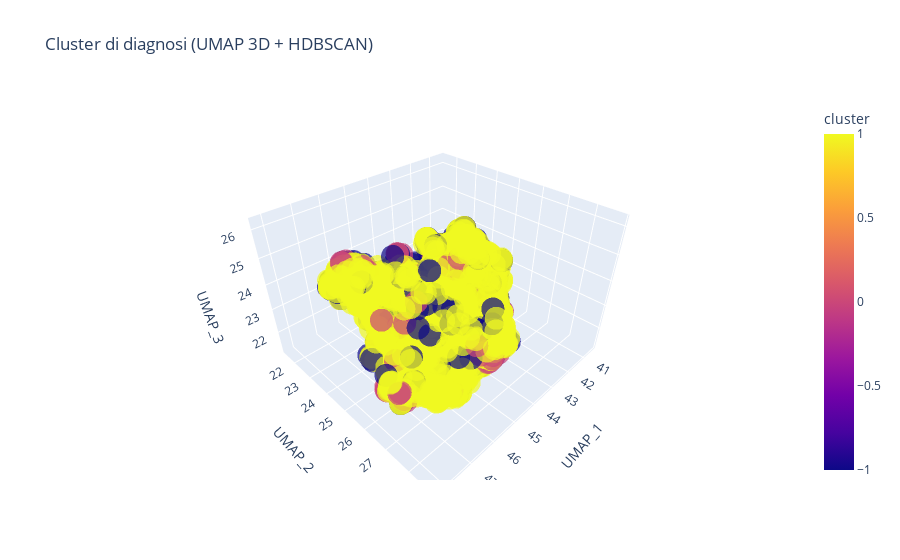

Notebook code for this chart:
### Code cell
import plotly.express as px
import pandas as pd

# Creiamo un DataFrame 3D con cluster
df_umap_3d = pd.DataFrame(X_umap_3d, columns=["UMAP_1", "UMAP_2", "UMAP_3"])
df_umap_3d["cluster"] = df_sample["cluster"].values

# Plot 3D
fig = px.scatter_3d(
    df_umap_3d,
    x="UMAP_1",
    y="UMAP_2",
    z="UMAP_3",
    color="cluster",
    title="Cluster di diagnosi (UMAP 3D + HDBSCAN)",
    opacity=0.7
)

fig.show()

### Figure 1 — Plotly figure (JSON) as saved in the notebook; plotly's stock layout.template omitted (floating-point values rounded to 4 significant figures; data arrays with more than 128 entries replaced by an {"elided": "..."} marker saying what was removed)
{"data": [{"hovertemplate": "UMAP_1=%{x}<br>UMAP_2=%{y}<br>UMAP_3=%{z}<br>cluster=%{marker.color}<extra></extra>", "legendgroup": "", "marker": {"color": {"elided": "5000 int values"}, "coloraxis": "coloraxis", "opacity": 0.7, "symbol": "circle"}, "mode": "markers", "name": "", "scene": "scene", "showlegend": false, "type": "scatter3d", "x": {"elided": "5000 float values"}, "y": {"elided": "5000 float values"}, "z": {"elided": "5000 float values"}}], "layout": {"coloraxis": {"colorbar": {"title": {"text": "cluster"}}, "colorscale": [[0, "#0d0887"], [0.1111, "#46039f"], [0.2222, "#7201a8"], [0.3333, "#9c179e"], [0.4444, "#bd3786"], [0.5556, "#d8576b"], [0.6667, "#ed7953"], [0.7778, "#fb9f3a"], [0.8889, "#fdca26"], [1, "#f0f921"]]}, "legend": {"tracegroupgap": 0}, "scene": {"domain": {"x": [0, 1], "y": [0, 1]}, "xaxis": {"title": {"text": "UMAP_1"}}, "yaxis": {"title": {"text": "UMAP_2"}}, "zaxis": {"title": {"text": "UMAP_3"}}}, "title": {"text": "Cluster di diagnosi (UMAP 3D + HDBSCAN)"}}}
